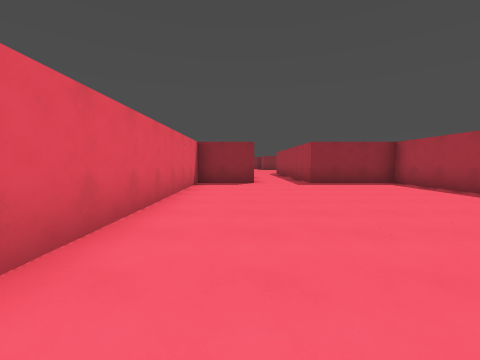
view 1 (above)

15 first-person views from a walk through a Godot game level. The camera is 1.4 m above the floor, tilts 4° down and sees 90° across. The floor is counted in squares, 2 m on a side. Each view is taken from the middle of a square. On the plan, view 1 faces up. The plan holds only what a view shows up to about 9 squares ahead; the rest is blank. The place goes on beyond the plan.

view 2
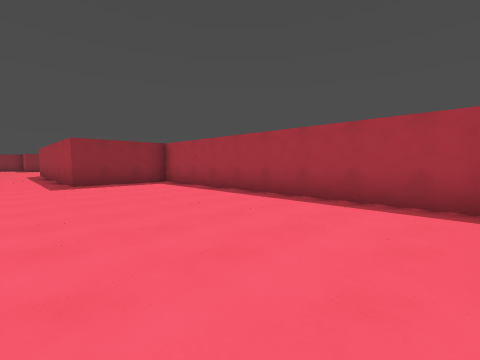

view 3
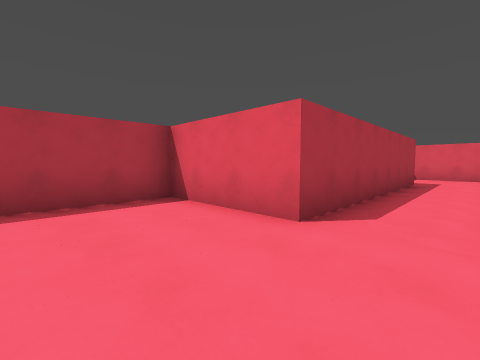

view 4
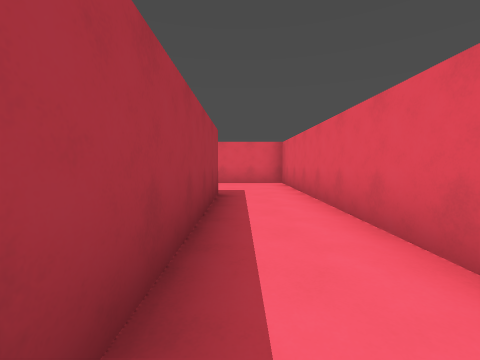

view 5
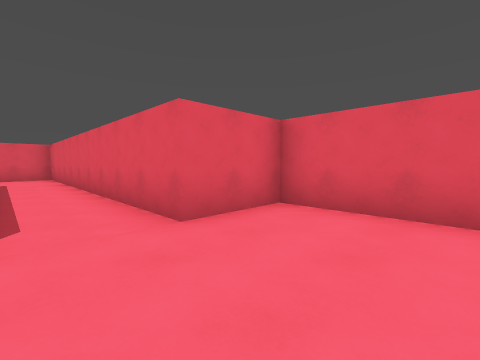

view 6
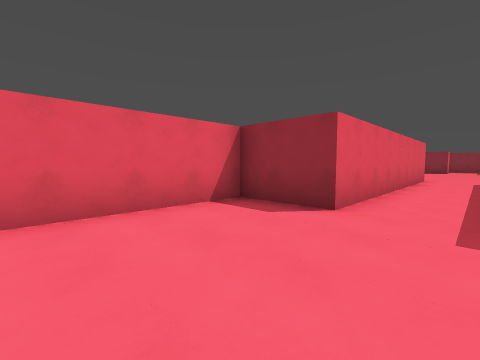

view 7
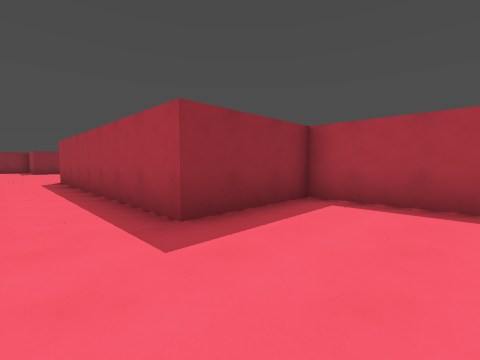

view 8
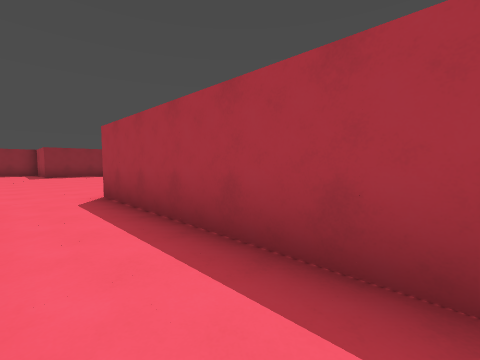

view 9
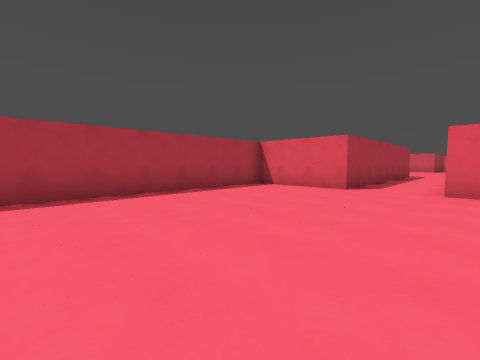

view 10
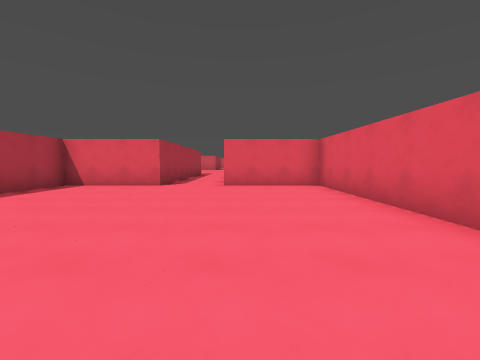

view 11
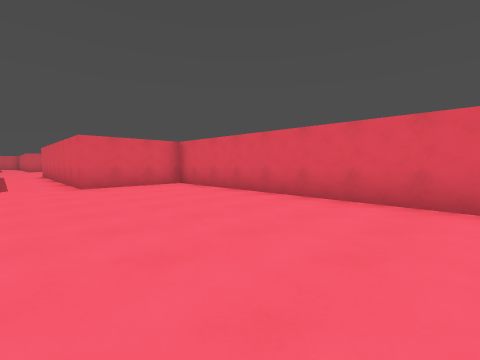

view 12
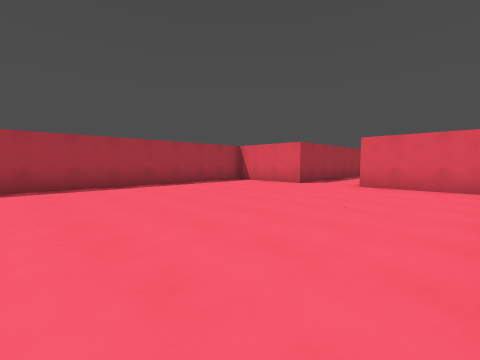

view 13
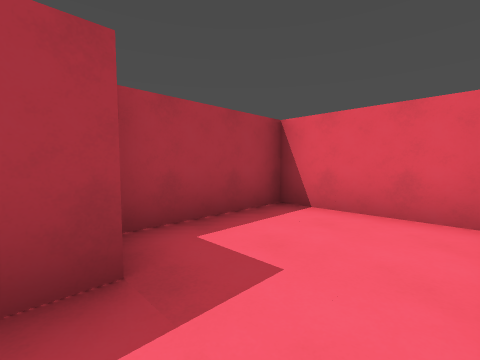

view 14
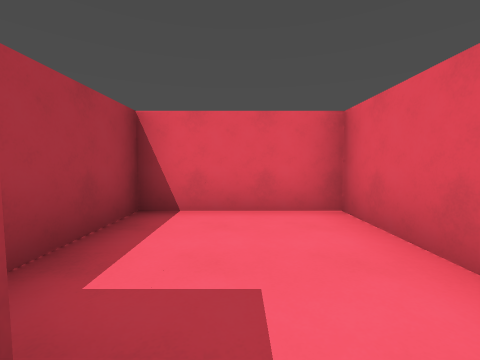

view 15
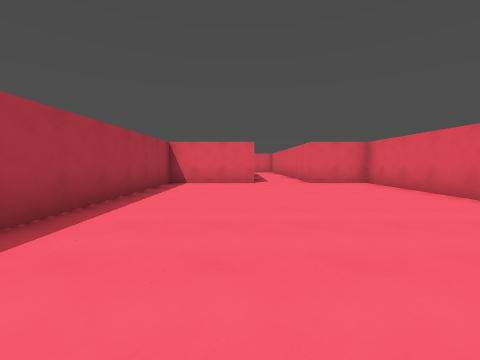

### Floor plan
Points are (right, up) in squares from view 1. A wall is a line through its corners. A room is listed if a view was taken in it or the views show most of it. See-through windows are left out.
Room 1 (views 1, 2, 3, 4, 5, 6, 7, 8, 13, 14, 15)
walls: (2.5, -7.6) (2.5, -0.5) (5.5, -0.5) (5.5, 8.5) (2.5, 8.5) (2.5, 16.5); (0.5, 16.5) (0.5, 8.5) (-1.5, 8.5) (-1.5, -0.5) (0.5, -0.5) (0.5, -10.5) (3.5, -10.5) (3.5, -7.8)
ways out: opening at (1.5, 17) to room 2
Room 2 (views 9, 10, 11, 12)
walls: (-2.5, 24.1) (-2.5, 16.5) (0.5, 16.5); (2.5, 16.5) (5.5, 16.5) (5.5, 24.1)
ways out: opening at (1.5, 17) to room 1

Positions as (right, up) in squares from view 1, and headings:
1: (0, 0), facing up
2: (1, 0), facing up-right
3: (1, 2), facing down-right
4: (2, -2), facing down
5: (2, 2), facing down-left
6: (2, 5), facing up-left
7: (1, 6), facing up-right
8: (1, 11), facing up-right
9: (0, 23), facing down-right
10: (0, 24), facing down
11: (2, 24), facing down-left
12: (-2, 24), facing down-right
13: (1, -7), facing down-right
14: (2, -7), facing down
15: (3, 8), facing down
